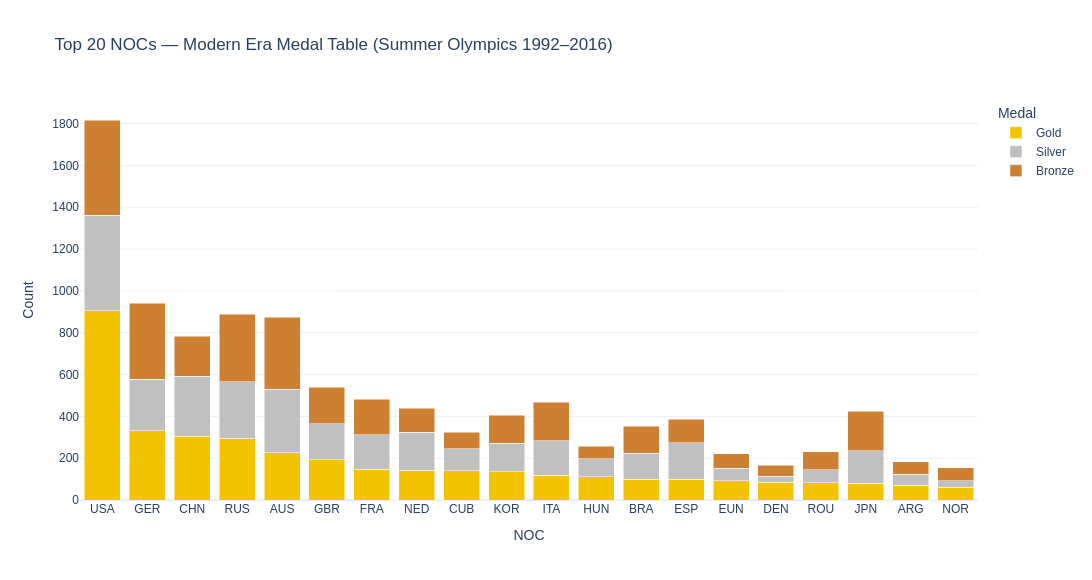

Notebook cell for this chart:
### Markdown cell above
## 4. Modern Era Medal Table (1992–2016)

### Code cell
modern_medals = (
    modern[modern['Medal_Won'] == 1]
    .groupby(['NOC', 'Medal'])['ID']
    .count()
    .unstack(fill_value=0)
    .reset_index()
)
for m in ['Gold', 'Silver', 'Bronze']:
    if m not in modern_medals.columns:
        modern_medals[m] = 0

modern_medals['Total'] = modern_medals['Gold'] + modern_medals['Silver'] + modern_medals['Bronze']
modern_medals = modern_medals.sort_values('Gold', ascending=False).reset_index(drop=True)
modern_medals['Rank'] = modern_medals.index + 1

top20_modern = modern_medals.head(20)

fig = px.bar(
    top20_modern.melt(id_vars='NOC', value_vars=['Gold','Silver','Bronze'], var_name='Medal', value_name='Count'),
    x='NOC', y='Count', color='Medal',
    color_discrete_map={'Gold': OLY['yellow'], 'Silver': '#C0C0C0', 'Bronze': '#CD7F32'},
    barmode='stack',
    title='Top 20 NOCs — Modern Era Medal Table (Summer Olympics 1992–2016)',
    category_orders={'NOC': top20_modern['NOC'].tolist(), 'Medal': ['Gold','Silver','Bronze']},
    template='plotly_white', width=1200, height=580
)
fig.update_layout(font_family='Arial', title_font_size=17)
fig.write_html(OUT_FIGS / 'noc_bar_modernEraMedalTable.html')
fig.show()

modern_medals.to_csv(OUT_TABLES / 'noc_modern_medal_table.csv', index=False)
logger.info('Saved modern era medal table.')

### Figure 1 — Plotly figure (JSON) as saved in the notebook; plotly's stock layout.template omitted (floating-point values rounded to 4 significant figures)
{"data": [{"hovertemplate": "Medal=Gold<br>NOC=%{x}<br>Count=%{y}<extra></extra>", "legendgroup": "Gold", "marker": {"color": "#F4C300", "pattern": {"shape": ""}}, "name": "Gold", "orientation": "v", "showlegend": true, "textposition": "auto", "type": "bar", "x": ["USA", "GER", "CHN", "RUS", "AUS", "GBR", "FRA", "NED", "CUB", "KOR", "ITA", "HUN", "BRA", "ESP", "EUN", "DEN", "ROU", "JPN", "ARG", "NOR"], "xaxis": "x", "y": [906, 331, 304, 295, 227, 192, 148, 143, 141, 136, 118, 111, 100, 99, 92, 85, 82, 79, 70, 60], "yaxis": "y"}, {"hovertemplate": "Medal=Silver<br>NOC=%{x}<br>Count=%{y}<extra></extra>", "legendgroup": "Silver", "marker": {"color": "#C0C0C0", "pattern": {"shape": ""}}, "name": "Silver", "orientation": "v", "showlegend": true, "textposition": "auto", "type": "bar", "x": ["USA", "GER", "CHN", "RUS", "AUS", "GBR", "FRA", "NED", "CUB", "KOR", "ITA", "HUN", "BRA", "ESP", "EUN", "DEN", "ROU", "JPN", "ARG", "NOR"], "xaxis": "x", "y": [455, 246, 288, 271, 302, 173, 164, 181, 103, 135, 165, 87, 123, 175, 61, 29, 63, 157, 52, 33], "yaxis": "y"}, {"hovertemplate": "Medal=Bronze<br>NOC=%{x}<br>Count=%{y}<extra></extra>", "legendgroup": "Bronze", "marker": {"color": "#CD7F32", "pattern": {"shape": ""}}, "name": "Bronze", "orientation": "v", "showlegend": true, "textposition": "auto", "type": "bar", "x": ["USA", "GER", "CHN", "RUS", "AUS", "GBR", "FRA", "NED", "CUB", "KOR", "ITA", "HUN", "BRA", "ESP", "EUN", "DEN", "ROU", "JPN", "ARG", "NOR"], "xaxis": "x", "y": [456, 364, 191, 322, 345, 174, 170, 115, 79, 134, 184, 58, 129, 111, 67, 53, 85, 189, 61, 61], "yaxis": "y"}], "layout": {"barmode": "stack", "font": {"family": "Arial"}, "height": 580, "legend": {"title": {"text": "Medal"}, "tracegroupgap": 0}, "title": {"font": {"size": 17}, "text": "Top 20 NOCs — Modern Era Medal Table (Summer Olympics 1992–2016)"}, "width": 1200, "xaxis": {"anchor": "y", "categoryarray": ["USA", "GER", "CHN", "RUS", "AUS", "GBR", "FRA", "NED", "CUB", "KOR", "ITA", "HUN", "BRA", "ESP", "EUN", "DEN", "ROU", "JPN", "ARG", "NOR"], "categoryorder": "array", "domain": [0.0, 1.0], "title": {"text": "NOC"}}, "yaxis": {"anchor": "x", "domain": [0.0, 1.0], "title": {"text": "Count"}}}}
